Frame 1 (no input): blank canvas, image omitted
Frame 60 (the mouse pressed at the canvas centre just before this capture): blank canvas, image omitted
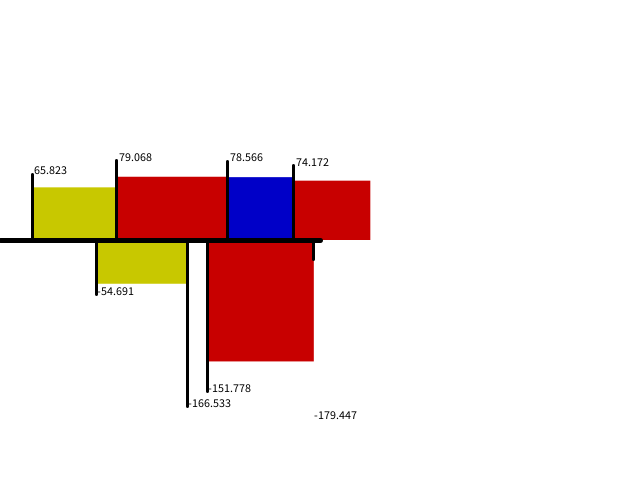
Frame 120 (the mouse held since frame 60 and released just before this capture)

The Processing sketch whose frames 1 and 60 were blank and that drew this single picture after the mouse press (run headless with seeded random() and noise(); from frame 60 on, the mouse is pressed at the canvas centre):

// Processing sketch: processing_15706
// ── processing_15706.pde

float[] pointx = new float[50];
float[] pointy = new float[50];
boolean[] square = new boolean[50];
float[] scolor = new float[50];
int num = 0;
int num1 = 0;

float c;

float detdir = 0;
float detsquare = 0;
float randCount = 0;

boolean det = false;


void setup()
{
  size(640,480);
  
  pointx[0] = random(50);
  pointy[0] = random(200);
  pointy[pointy.length-1] = -1000;
  for(int a = 1; a < pointx.length-1; a++){pointx[a] = width+10;pointy[a] = 1000;square[a] = false;}
  
  
}

void draw()
{
  background(255);
  
  drawline();
  
  
  //draw "trunk"
  strokeWeight(5);
  line(0,height/2,mouseX,height/2);
  strokeWeight(3);
  

  
  
  
  if((mouseX > pointx[num]))
  {
    detdir = random(2);
    detsquare = random(3);
    
    pointx[num+1]=max(20+pointx[num],random(75)+pointx[num]);
    pointy[num] = max(random(200),random(100)+20);
    
    if(detdir < 1){pointy[num]= -pointy[num];};
    if(detsquare < 1){square[num] = true;scolor[num] = random(3);}else{square[num] = false;}
    num++;
  }
  
  if(num > 0){if(mouseX < pointx[num-1]){num = max(0,num-1);pointx[num+1] = width+10;}}
  
  

  drawsquare();
 
 

 println(detsquare+" "+square[0]+" "+square[1]);
}


void drawline()
{
  for(int a = 0; a < pointx.length-1; a++)
  {
    float b;
    float d;
    
 
    
    if(pointy[a]>0){b = min(pointy[a],pointy[a]*((mouseX-pointx[a])/(pointx[a+1]-pointx[a])));}
    else{b = max(pointy[a],pointy[a]*((mouseX-pointx[a])/(pointx[a+1]-pointx[a])));}
    
    
    
    d = max(pointy.length-a,c);
    
    
    if(pointy[a] > 0)
    {
      if((pointy[a+1] > 0)&&(a < pointy.length-2)){c=1;}
      else if((a < pointy.length-3)&&(pointy[a+2] > 0)){c=2;}
      else if((a < pointy.length-4)&&(pointy[a+3] > 0)){c=3;}
      else if((a < pointy.length-5)&&(pointy[a+4] > 0)){c=4;}
      else {c=0;}
    }
    if(pointy[a] < 0)
    {
      if((pointy[a+1] < 0)&&(a < pointy.length-2)){c=1;}
      else if((a < pointy.length-3)&&(pointy[a+2] < 0)){c=2;}
      else if((a < pointy.length-4)&&(pointy[a+3] < 0)){c=3;}
      else if((a < pointy.length-5)&&(pointy[a+4] < 0)){c=4;}
      else {c=0;}
    }
    

    if(mouseX > pointx[a])
    {
      
      if((square[a] == true)&&(num >= a+c))
      {
        noStroke();
        if(scolor[a] < 1){fill(200,0,0);}else if(scolor[a] > 2){fill(0,0,200);}else{fill(200,200,0);}
        rect(pointx[a],height/2,(pointx[a+int(c)]-pointx[a]),-(b*.8));
        stroke(0);
      }
      
      line(pointx[a],height/2,pointx[a],height/2-b);
    }
    
    fill(0);
    if((mousePressed == true)&&(a<pointy.length-2)){text(pointy[a],pointx[a],height/2-pointy[a]);}
    
  }
}

void drawsquare()
{

}
